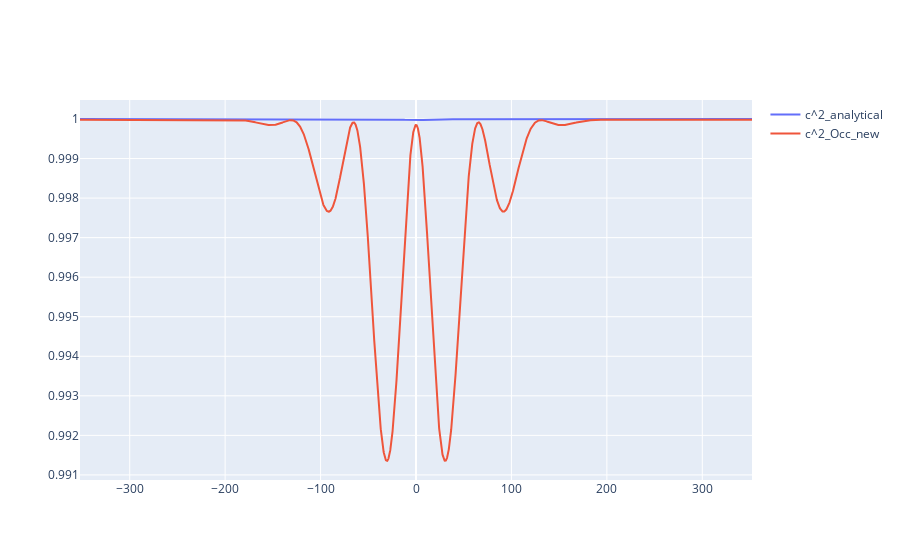

This figure's notebook cell:
### Markdown cell above
Analytical calculation of ground state coefficient compared to tRecX

### Code cell
time0 = extract_time("/home/user/BachelorThesis/trecxcoefftests/tiptoe_dense/0013/Laser")
field0 = extractField_0("/home/user/BachelorThesis/trecxcoefftests/tiptoe_dense/0013/Laser")

integrand = np.exp(1j* 1/2 * np.array(time0)) * np.array(field0)*((32*np.sqrt(2))/81) #* np.exp(-1j* 1/2 * np.array(time0)) #because of interaction representation
cumulative_integral = cumulative_trapezoid(-1j*integrand, x=np.array(time0), initial=0)
interp_func = interp1d(time0, cumulative_integral, kind='cubic', fill_value="extrapolate")
cumulative_integral_reduced = interp_func(df_dense["Time"]) * np.exp(+1j* 1/4 * df_dense["Time"])

test = (df_dense["Re{<H0:0|psi>}"]+1j*df_dense["Imag{<H0:0|psi>}"])#* np.exp(-1j* 1/1 * df_dense["Time"])

fig = go.Figure()
#fig.add_trace(go.Scatter(x=np.array(df_dense["Time"]), y=np.array(df_dense["<Occ{H0:0}>"]), mode='lines', name='c^2_Occ_new'))
#fig.add_trace(go.Scatter(x=np.array(df_dense["Time"]), y=np.array(np.imag(test)), mode='lines', name='c^2_Occ_new'))
#fig.add_trace(go.Scatter(x=np.array(df_dense["Time"]), y=1-(np.real(cumulative_integral_reduced)**2+np.imag(cumulative_integral_reduced)**2), mode='lines', name='c^2_analytical'))

fig.add_trace(go.Scatter(x=np.array(df_dense["Time"]), y=1-np.real(cumulative_integral_reduced)**2-np.imag(cumulative_integral_reduced)**2, mode='lines', name='c^2_analytical'))
fig.add_trace(go.Scatter(x=np.array(df_dense["Time"]), y=np.array(df_dense["Re{<H0:0|psi>}"])**2+np.array(df_dense["Imag{<H0:0|psi>}"])**2, mode='lines', name='c^2_Occ_new'))

### Figure 1 — Plotly figure (JSON) as saved in the notebook; plotly's stock layout.template omitted (floating-point values rounded to 4 significant figures; data arrays with more than 128 entries replaced by an {"elided": "..."} marker saying what was removed)
{"data": [{"mode": "lines", "name": "c^2_analytical", "type": "scatter", "x": {"elided": "7043 float values"}, "y": {"elided": "7043 float values"}}, {"mode": "lines", "name": "c^2_Occ_new", "type": "scatter", "x": {"elided": "7043 float values"}, "y": {"elided": "7043 float values"}}], "layout": {}}
